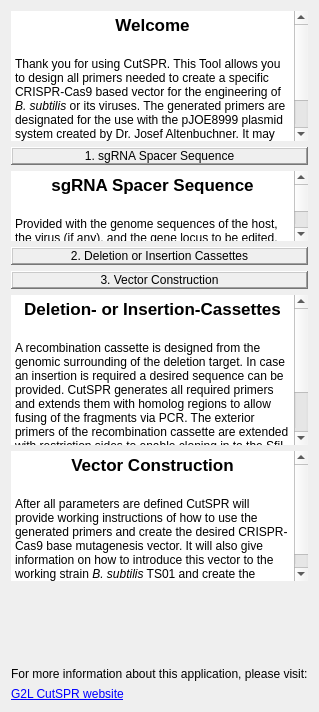
      <widget class="QWidget" name="IntroductionPage">
       <property name="maximumSize">
        <size>
         <width>800</width>
         <height>16777215</height>
        </size>
       </property>
       <attribute name="title">
        <string>Welcome</string>
       </attribute>
       <layout class="QVBoxLayout" name="verticalLayout_9">
        <property name="sizeConstraint">
         <enum>QLayout::SetMinimumSize</enum>
        </property>
        <item>
         <layout class="QVBoxLayout" name="verticalLayout_7">
          <property name="sizeConstraint">
           <enum>QLayout::SetNoConstraint</enum>
          </property>
          <item>
           <widget class="QTextBrowser" name="textBrowser">
            <property name="sizePolicy">
             <sizepolicy hsizetype="Expanding" vsizetype="Minimum">
              <horstretch>0</horstretch>
              <verstretch>0</verstretch>
             </sizepolicy>
            </property>
            <property name="maximumSize">
             <size>
              <width>16777215</width>
              <height>130</height>
             </size>
            </property>
            <property name="frameShape">
             <enum>QFrame::NoFrame</enum>
            </property>
            <property name="frameShadow">
             <enum>QFrame::Plain</enum>
            </property>
            <property name="html">
             <string>&lt;!DOCTYPE HTML PUBLIC &quot;-//W3C//DTD HTML 4.0//EN&quot; &quot;http://www.w3.org/TR/REC-html40/strict.dtd&quot;&gt;
&lt;html&gt;&lt;head&gt;&lt;meta name=&quot;qrichtext&quot; content=&quot;1&quot; /&gt;&lt;style type=&quot;text/css&quot;&gt;
p, li { white-space: pre-wrap; }
&lt;/style&gt;&lt;/head&gt;&lt;body style=&quot; font-family:'Sans Serif'; font-size:9pt; font-weight:400; font-style:normal;&quot;&gt;
&lt;p align=&quot;center&quot; style=&quot; margin-top:16px; margin-bottom:0px; margin-left:0px; margin-right:0px; -qt-block-indent:0; text-indent:0px; line-height:150%;&quot;&gt;&lt;span style=&quot; font-family:'Cambria,serif'; font-size:13pt; font-weight:600; color:#000000;&quot;&gt;Welcome&lt;/span&gt;&lt;/p&gt;
&lt;p style=&quot; margin-top:12px; margin-bottom:0px; margin-left:0px; margin-right:0px; -qt-block-indent:0; text-indent:0px; line-height:100%;&quot;&gt;Thank you for using CutSPR. This Tool allows you to design all primers needed to create a specific CRISPR-Cas9 based vector for the engineering of &lt;span style=&quot; font-style:italic;&quot;&gt;B. subtilis &lt;/span&gt;or its viruses. The generated primers are designated for the use with the pJOE8999 plasmid system created by Dr. Josef Altenbuchner. It may also be helpful with similar systems as most parameters can be freely modified.&lt;/p&gt;
&lt;p style=&quot;-qt-paragraph-type:empty; margin-top:0px; margin-bottom:0px; margin-left:0px; margin-right:0px; -qt-block-indent:0; text-indent:0px;&quot;&gt;&lt;br /&gt;&lt;/p&gt;&lt;/body&gt;&lt;/html&gt;</string>
            </property>
           </widget>
          </item>
          <item>
           <widget class="CQlabel" name="sgRNAHeader">
            <property name="sizePolicy">
             <sizepolicy hsizetype="Minimum" vsizetype="Fixed">
              <horstretch>0</horstretch>
              <verstretch>0</verstretch>
             </sizepolicy>
            </property>
            <property name="frameShape">
             <enum>QFrame::WinPanel</enum>
            </property>
            <property name="frameShadow">
             <enum>QFrame::Raised</enum>
            </property>
            <property name="text">
             <string>1. sgRNA Spacer Sequence</string>
            </property>
            <property name="alignment">
             <set>Qt::AlignCenter</set>
            </property>
           </widget>
          </item>
          <item>
           <widget class="QTextBrowser" name="sgRNAdesc">
            <property name="sizePolicy">
             <sizepolicy hsizetype="Expanding" vsizetype="Fixed">
              <horstretch>0</horstretch>
              <verstretch>10</verstretch>
             </sizepolicy>
            </property>
            <property name="maximumSize">
             <size>
              <width>16777215</width>
              <height>140</height>
             </size>
            </property>
            <property name="frameShape">
             <enum>QFrame::NoFrame</enum>
            </property>
            <property name="frameShadow">
             <enum>QFrame::Plain</enum>
            </property>
            <property name="sizeAdjustPolicy">
             <enum>QAbstractScrollArea::AdjustToContents</enum>
            </property>
            <property name="html">
             <string>&lt;!DOCTYPE HTML PUBLIC &quot;-//W3C//DTD HTML 4.0//EN&quot; &quot;http://www.w3.org/TR/REC-html40/strict.dtd&quot;&gt;
&lt;html&gt;&lt;head&gt;&lt;meta name=&quot;qrichtext&quot; content=&quot;1&quot; /&gt;&lt;style type=&quot;text/css&quot;&gt;
p, li { white-space: pre-wrap; }
&lt;/style&gt;&lt;/head&gt;&lt;body style=&quot; font-family:'Sans Serif'; font-size:9pt; font-weight:400; font-style:normal;&quot;&gt;
&lt;p align=&quot;center&quot; style=&quot; margin-top:16px; margin-bottom:0px; margin-left:0px; margin-right:0px; -qt-block-indent:0; text-indent:0px; line-height:150%;&quot;&gt;&lt;span style=&quot; font-family:'Cambria,serif'; font-size:13pt; font-weight:600; color:#000000;&quot;&gt;sgRNA Spacer Sequence&lt;/span&gt;&lt;/p&gt;
&lt;p style=&quot; margin-top:12px; margin-bottom:0px; margin-left:0px; margin-right:0px; -qt-block-indent:0; text-indent:0px; line-height:100%;&quot;&gt;Provided with the genome sequences of the host, the virus (if any), and the gene locus to be edited, CutSPR finds unique spacer sequences. Candidates are verified against the genetic background to ensure specificity to the desired target. After selection of the desired spacer sequence CutSPR generates primers for the creation of a specific sgRNA. The PAM sequence, spacer length and primer extension can be freely modified, which may be of interest for systems different from the designated. &lt;/p&gt;&lt;/body&gt;&lt;/html&gt;</string>
            </property>
           </widget>
          </item>
          <item>
           <widget class="CQlabel" name="indelCassHeader">
            <property name="frameShape">
             <enum>QFrame::WinPanel</enum>
            </property>
            <property name="frameShadow">
             <enum>QFrame::Raised</enum>
            </property>
            <property name="text">
             <string>2. Deletion or Insertion Cassettes</string>
            </property>
            <property name="alignment">
             <set>Qt::AlignCenter</set>
            </property>
           </widget>
          </item>
          <item>
           <widget class="CQlabel" name="vecConstHeader">
            <property name="frameShape">
             <enum>QFrame::WinPanel</enum>
            </property>
            <property name="frameShadow">
             <enum>QFrame::Raised</enum>
            </property>
            <property name="text">
             <string>3. Vector Construction</string>
            </property>
            <property name="alignment">
             <set>Qt::AlignCenter</set>
            </property>
           </widget>
          </item>
          <item>
           <widget class="QTextBrowser" name="indelCassDesc">
            <property name="sizePolicy">
             <sizepolicy hsizetype="Expanding" vsizetype="Fixed">
              <horstretch>0</horstretch>
              <verstretch>0</verstretch>
             </sizepolicy>
            </property>
            <property name="maximumSize">
             <size>
              <width>16777215</width>
              <height>150</height>
             </size>
            </property>
            <property name="frameShape">
             <enum>QFrame::NoFrame</enum>
            </property>
            <property name="frameShadow">
             <enum>QFrame::Plain</enum>
            </property>
            <property name="html">
             <string>&lt;!DOCTYPE HTML PUBLIC &quot;-//W3C//DTD HTML 4.0//EN&quot; &quot;http://www.w3.org/TR/REC-html40/strict.dtd&quot;&gt;
&lt;html&gt;&lt;head&gt;&lt;meta name=&quot;qrichtext&quot; content=&quot;1&quot; /&gt;&lt;style type=&quot;text/css&quot;&gt;
p, li { white-space: pre-wrap; }
&lt;/style&gt;&lt;/head&gt;&lt;body style=&quot; font-family:'Sans Serif'; font-size:9pt; font-weight:400; font-style:normal;&quot;&gt;
&lt;p align=&quot;center&quot; style=&quot; margin-top:16px; margin-bottom:0px; margin-left:0px; margin-right:0px; -qt-block-indent:0; text-indent:0px; line-height:150%;&quot;&gt;&lt;span style=&quot; font-family:'Cambria,serif'; font-size:13pt; font-weight:600; color:#000000;&quot;&gt;Deletion- or Insertion-Cassettes&lt;/span&gt;&lt;/p&gt;
&lt;p style=&quot; margin-top:12px; margin-bottom:0px; margin-left:0px; margin-right:0px; -qt-block-indent:0; text-indent:0px; line-height:100%;&quot;&gt;A recombination cassette is designed from the genomic surrounding of the deletion target. In case an insertion is required a desired sequence can be provided. CutSPR generates all required primers and extends them with homolog regions to allow fusing of the fragments via PCR. The exterior primers of the recombination cassette are extended with restriction sides to enable cloning in to the SfiI processed vector. The size of each flank and the extensions of the outer primers can be freely modified.&lt;/p&gt;
&lt;p style=&quot;-qt-paragraph-type:empty; margin-top:0px; margin-bottom:0px; margin-left:0px; margin-right:0px; -qt-block-indent:0; text-indent:0px;&quot;&gt;&lt;br /&gt;&lt;/p&gt;&lt;/body&gt;&lt;/html&gt;</string>
            </property>
           </widget>
          </item>
          <item>
           <widget class="QTextBrowser" name="vecConstDesc">
            <property name="sizePolicy">
             <sizepolicy hsizetype="Expanding" vsizetype="Fixed">
              <horstretch>0</horstretch>
              <verstretch>0</verstretch>
             </sizepolicy>
            </property>
            <property name="maximumSize">
             <size>
              <width>16777215</width>
              <height>130</height>
             </size>
            </property>
            <property name="frameShape">
             <enum>QFrame::NoFrame</enum>
            </property>
            <property name="frameShadow">
             <enum>QFrame::Plain</enum>
            </property>
            <property name="html">
             <string>&lt;!DOCTYPE HTML PUBLIC &quot;-//W3C//DTD HTML 4.0//EN&quot; &quot;http://www.w3.org/TR/REC-html40/strict.dtd&quot;&gt;
&lt;html&gt;&lt;head&gt;&lt;meta name=&quot;qrichtext&quot; content=&quot;1&quot; /&gt;&lt;style type=&quot;text/css&quot;&gt;
p, li { white-space: pre-wrap; }
&lt;/style&gt;&lt;/head&gt;&lt;body style=&quot; font-family:'Sans Serif'; font-size:9pt; font-weight:400; font-style:normal;&quot;&gt;
&lt;p align=&quot;center&quot; style=&quot; margin-top:16px; margin-bottom:0px; margin-left:0px; margin-right:0px; -qt-block-indent:0; text-indent:0px; line-height:150%;&quot;&gt;&lt;span style=&quot; font-family:'Cambria,serif'; font-size:13pt; font-weight:600; color:#000000;&quot;&gt;Vector Construction&lt;/span&gt;&lt;/p&gt;
&lt;p style=&quot; margin-top:12px; margin-bottom:0px; margin-left:0px; margin-right:0px; -qt-block-indent:0; text-indent:0px; line-height:100%;&quot;&gt;After all parameters are defined CutSPR will provide working instructions of how to use the generated primers and create the desired CRISPR-Cas9 base mutagenesis vector. It will also give information on how to introduce this vector to the working strain &lt;span style=&quot; font-style:italic;&quot;&gt;B. subtilis&lt;/span&gt; TS01 and create the desired mutant.&lt;/p&gt;&lt;/body&gt;&lt;/html&gt;</string>
            </property>
           </widget>
          </item>
          <item>
           <spacer name="verticalSpacer_2">
            <property name="orientation">
             <enum>Qt::Vertical</enum>
            </property>
            <property name="sizeType">
             <enum>QSizePolicy::Expanding</enum>
            </property>
            <property name="sizeHint" stdset="0">
             <size>
              <width>20</width>
              <height>80</height>
             </size>
            </property>
           </spacer>
          </item>
          <item>
           <widget class="QLabel" name="label_29">
            <property name="text">
             <string>For more information about this application, please visit:</string>
            </property>
           </widget>
          </item>
          <item>
           <widget class="QLabel" name="label_31">
            <property name="text">
             <string>&lt;a href=&quot;http://appmibio.uni-goettingen.de/index.php?sec=sw&quot;&gt;G2L CutSPR website&lt;/a&gt;</string>
            </property>
            <property name="openExternalLinks">
             <bool>true</bool>
            </property>
           </widget>
          </item>
         </layout>
        </item>
       </layout>
      </widget>
